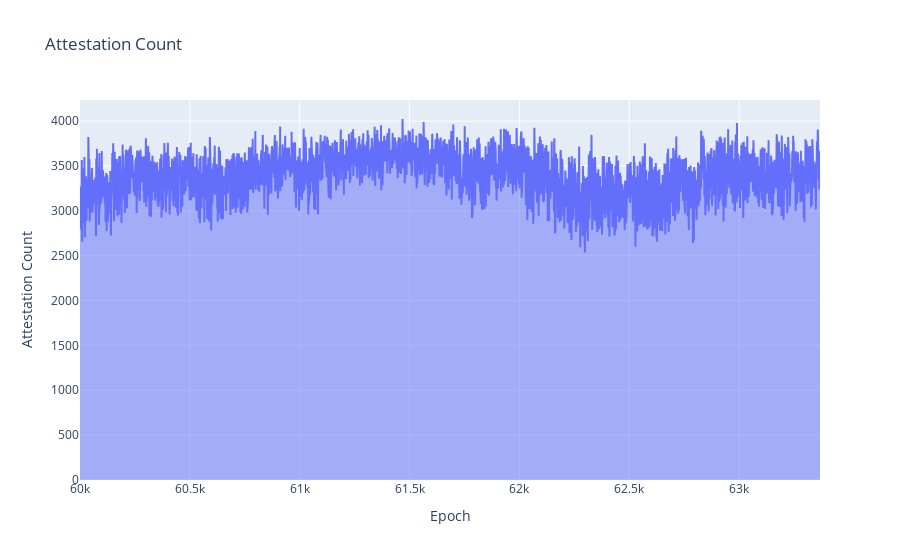

Notebook code cell kept with this figure:
### Markdown cell above
### Looking at the metrics

### Code cell
fig = px.area(df, x="epoch", y="attestation_count", title='Attestation Count', labels = {'epoch': 'Epoch', 'attestation_count': 'Attestation Count'})
fig.show()

### Figure 1 — Plotly figure (JSON) as saved in the notebook; plotly's stock layout.template omitted (floating-point values rounded to 4 significant figures; data arrays with more than 128 entries replaced by an {"elided": "..."} marker saying what was removed)
{"data": [{"hovertemplate": "Epoch=%{x}<br>Attestation Count=%{y}<extra></extra>", "legendgroup": "", "line": {"color": "#636efa"}, "mode": "lines", "name": "", "orientation": "v", "showlegend": false, "stackgroup": "1", "type": "scatter", "x": {"elided": "3369 int values"}, "xaxis": "x", "y": {"elided": "3369 int values"}, "yaxis": "y"}], "layout": {"autosize": true, "legend": {"tracegroupgap": 0}, "title": {"text": "Attestation Count"}, "xaxis": {"anchor": "y", "autorange": true, "domain": [0, 1], "range": [60000, 63368], "title": {"text": "Epoch"}, "type": "linear"}, "yaxis": {"anchor": "x", "autorange": true, "domain": [0, 1], "range": [0, 4236.0], "title": {"text": "Attestation Count"}, "type": "linear"}}}
